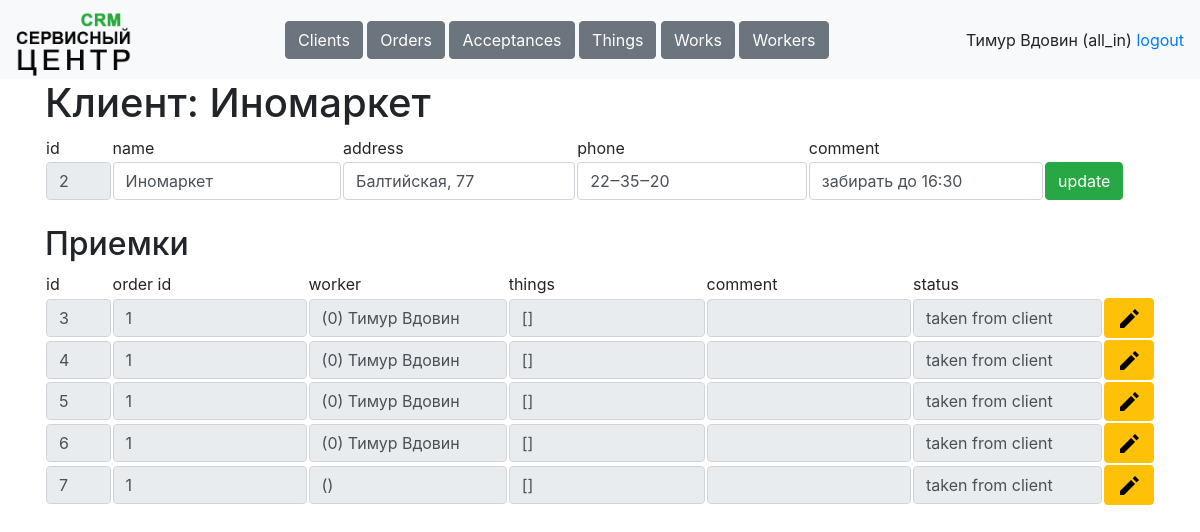
The page /tables/clients/2 (signed in) on the database its author committed.
### data/tables.py (models this page shows, shortened)
class Worker(db_session.SqlAlchemyBase, SerializerMixin, UserMixin):
    __tablename__ = 'workers'
    id = Column(sqlalchemy.Integer, primary_key=True, autoincrement=True)
    username = Column(sqlalchemy.String, nullable=True)
    name = Column(sqlalchemy.String, nullable=True)
    password = Column(sqlalchemy.String, nullable=True)
    role = Column(sqlalchemy.String, nullable=True)
    phone = Column(sqlalchemy.String, nullable=True)
    comment = Column(sqlalchemy.String, nullable=True)
    works = orm.relationship('Work', back_populates='worker')
    acceptances = orm.relationship('Acceptance', back_populates='worker')

class Client(db_session.SqlAlchemyBase, SerializerMixin):
    __tablename__ = 'clients'
    id = Column(sqlalchemy.Integer, primary_key=True, autoincrement=True)
    name = Column(sqlalchemy.String, nullable=True, default='')
    address = Column(sqlalchemy.String, nullable=True, default='')
    phone = Column(sqlalchemy.String, nullable=True, default='')
    comment = Column(sqlalchemy.String, nullable=True, default='')
    orders = orm.relationship('Order', back_populates='client')
    things = orm.relationship('Thing', back_populates='client')

class Acceptance(db_session.SqlAlchemyBase, SerializerMixin):
    __tablename__ = 'acceptances'
    id = Column(sqlalchemy.Integer, primary_key=True, autoincrement=True)
    order_id = Column(sqlalchemy.Integer, sqlalchemy.ForeignKey('orders.id'))
    worker_id = Column(sqlalchemy.Integer, sqlalchemy.ForeignKey('workers.id'))
    things = Column(sqlalchemy.String, default='[]', nullable=True)
    comment = Column(sqlalchemy.String, nullable=True, default='')
    status = Column(sqlalchemy.String, nullable=True, default='taken from client')
    order = orm.relationship('Order')
    worker = orm.relationship('Worker')
    works = orm.relationship('Work', back_populates='acceptance')

class Order(db_session.SqlAlchemyBase, SerializerMixin):
    __tablename__ = 'orders'
    id = Column(sqlalchemy.Integer, primary_key=True, autoincrement=True)
    client_id = Column(sqlalchemy.Integer, sqlalchemy.ForeignKey('clients.id'))
    create_date = Column(sqlalchemy.Date, default=dt.date.today())
    comment = Column(sqlalchemy.String, nullable=True, default='')
    status = Column(sqlalchemy.String, nullable=True, default='created')
    client = orm.relationship('Client')
    acceptances = orm.relationship('Acceptance', back_populates='order')

### main.py (the view)
@app.route('/tables/clients/<int:client_id>', methods=['GET', 'POST'])
@stuff.login_and_role_required(current_user, '/tables/client')
def client(client_id):
    if request.method == 'GET':
        return render_template('client.html', user=current_user,
                               client=stuff.get_entry('clients', client_id))
    elif request.method == 'POST':
        stuff.update_entry('clients', request.form)
        return redirect(f'/tables/clients')

### main.py (called while the page is built)
@login_manager.user_loader
def load_user(worker_id):
    worker = stuff.db_sess.get(Worker, worker_id)
    return worker

### stuff.py (called while the page is built)
def is_role_acceptable(role, page):
    return True

def login_and_role_required(current_user, page):
    def wrapper(f):
        @wraps(f)
        def decorated_function(*args, **kwargs):
            if current_user.is_authenticated:
                if is_role_acceptable(current_user.role, page):
                    return f(*args, **kwargs)
                return redirect('/dashboard')
            resp = redirect('/login')
            return resp
        return decorated_function
    return wrapper

def get_table(table, sort='id', reverse=0):
    if table == 'clients':
        return db_sess.query(Client)
    elif table == 'orders':
        return db_sess.query(Order)
    elif table == 'acceptances':
        return db_sess.query(Acceptance)
    elif table == 'things':
        return db_sess.query(Thing)
    elif table == 'works':
        return db_sess.query(Work)
    elif table == 'workers':
        return db_sess.query(Worker)

def get_entry(table, entry_id):
    if table == 'clients':
        return db_sess.query(Client).get(entry_id)
    elif table == 'orders':
        return db_sess.query(Order).get(entry_id)
    elif table == 'acceptances':
        return db_sess.query(Acceptance).get(entry_id)
    elif table == 'things':
        return db_sess.query(Thing).get(entry_id)
    elif table == 'works':
        return db_sess.query(Work).get(entry_id)
    elif table == 'workers':
        return db_sess.query(Worker).get(entry_id)

### templates/client.html
{% extends "base.html"%}
{% block content %}
<h1>Клиент: {{client.name}}</h1>
<form method="post">
<table>
    <tr>
        <td width="6%">id</td>
        <td>name</td>
        <td>address</td>
        <td>phone</td>
        <td>comment</td>
    </tr>
    <tr>
        <td width="6%"><input class="form-control" value="{{client.id}}" name="id" readonly></td>
        <td><input class="form-control" value="{{client.name}}" name="name"></td>
        <td><input class="form-control" value="{{client.address}}" name="address"></td>
        <td><input class="form-control" value="{{client.phone}}" name="phone"></td>
        <td><input class="form-control" value="{{client.comment}}" name="comment"></td>
        <td width="10%"><button type="submit" class="btn btn-success">update</button></td>
    </tr>
</table>
</form><br>
<h2>Приемки</h2>
<table>
    <tr>
        <td width="6%">id</td>
        <td>order id</td>
        <td>worker</td>
        <td>things</td>
        <td>comment</td>
        <td colspan="2">status</td>
    </tr>
    {% for item in get_table('acceptances') %}
    {% if item.order.client_id == client.id %}
    <tr>
        <td width="6%"><a href="/tables/acceptances/{{item.id}}"><input class="form-control" value="{{item.id}}" readonly></a></td>
        <td><input class="form-control" value="{{item.order.id}}" readonly></td>
        <td><input class="form-control" value="({{item.worker.id}}) {{item.worker.name}}" readonly></td>
        <td><input class="form-control" value="{{item.things}}" readonly></td>
        <td><input class="form-control" value="{{item.comment}}" readonly></td>
        <td><input class="form-control" value="{{item.status}}" readonly></td>
        <td><a class="btn btn-warning" href="/tables/acceptances/{{item.id}}" role="button"><img src="/static/icons/edit.png"></a></td>
    </tr>
    {% endif %}
    {% endfor %}
</table>
{% endblock %}

### templates/base.html (shortened to what this page needs)
<!doctype html>
<html>
<head>
    <link rel="stylesheet"
          href="https://stackpath.bootstrapcdn.com/bootstrap/4.4.1/css/bootstrap.min.css"
>
    <link rel="stylesheet" href="static/css/style.css" />
</head>
<body>
<header>
    <nav class="navbar navbar-light bg-light">
        <a class="navbar-brand" style="height: 63px;" href="/dashboard"><img height="63px" src="/static/icons/logo.png"></a>
        <div>
            {% if user.role == "manager" %}
                <a class="btn btn-secondary" href="/tables/clients" role="button">Clients</a>
                <a class="btn btn-secondary" href="/tables/orders" role="button">Orders</a>
            {% elif user.role == "courier" %}
                <a class="btn btn-secondary" href="/tables/orders" role="button">Orders</a>
                <a class="btn btn-secondary" href="/tables/acceptances" role="button">Acceptances</a>
                <a class="btn btn-secondary" href="/tables/things" role="button">Things</a>
            {% elif user.role == "worker" %}
                <a class="btn btn-secondary" href="/tables/acceptances" role="button">Acceptances</a>
                <a class="btn btn-secondary" href="/tables/works" role="button">Works</a>
                <a class="btn btn-secondary" href="/tables/things" role="button">Things</a>
            {% else %}
                <a class="btn btn-secondary" href="/tables/clients" role="button">Clients</a>
                <a class="btn btn-secondary" href="/tables/orders" role="button">Orders</a>
                <a class="btn btn-secondary" href="/tables/acceptances" role="button">Acceptances</a>
                <a class="btn btn-secondary" href="/tables/things" role="button">Things</a>
                <a class="btn btn-secondary" href="/tables/works" role="button">Works</a>
                <a class="btn btn-secondary" href="/tables/workers" role="button">Workers</a>
            {% endif %}
        </div>
        <div>
            <a>{{user.name}} ({{user.role}})</a>
            <a href="/logout">logout</a>
        </div>
    </nav>
</header>
<main role="main" class="container">
    {% block content %}{% endblock %}
</main>
</body>
</html>

### rows shown on the page
Worker: name "Тимур Вдовин", role "all_in"
Client: name "Иномаркет", id "2", address "Балтийская, 77", phone "22‒35‒20", comment "забирать до 16:30"
Acceptance: id "3", order.id "1", worker.id "(0) Тимур Вдовин", things "[]", status "taken from client"
Acceptance: id "4", order.id "1", worker.id "(0) Тимур Вдовин", things "[]", status "taken from client"
Acceptance: id "5", order.id "1", worker.id "(0) Тимур Вдовин", things "[]", status "taken from client"
Acceptance: id "6", order.id "1", worker.id "(0) Тимур Вдовин", things "[]", status "taken from client"
Acceptance: id "7", order.id "1", things "[]", status "taken from client"
